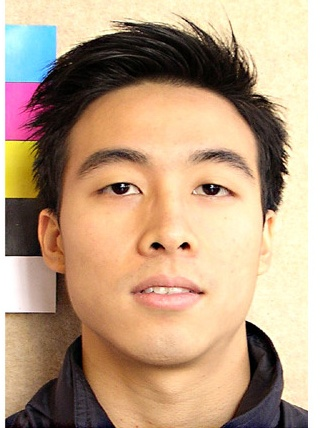
#> input picture im1.jpg, 320 x 428 px, given as the content of the folder C:/Users/Manav Ahuja/Downloads/Faces/, which was not available
$ python facetrained.py
#> lines starting #> are read from the running program, lines starting #| are printed output that depends on the picture; after the words box and inside, x2 and y2 are one past the last pixel; in counts of white or black regions, pixels touching at a corner belong together; pictures that were not available may be replaced by others from this repository, and a replacement may not be noted
import cv2
import numpy as np
from os import listdir
from os.path import isfile, join

data_path = 'C:/Users/Manav Ahuja/Downloads/Faces/'
onlyfiles = [f for f in listdir(data_path) if isfile(join(data_path, f))]

training_data, Labels = [], []
for i, files in enumerate(onlyfiles):
    image_path = data_path + onlyfiles[i]
    images = cv2.imread(image_path, cv2.IMREAD_GRAYSCALE)
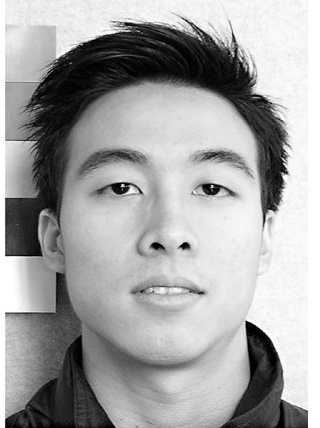
#> images: shape (428, 320); min 0, max 255, mean 164.2
#> further down, frame is the input picture: shape (428, 320, 3); mean B, G, R 130.4, 158.8, 187.2
    training_data.append(np.asarray(images, dtype=np.uint8))
    Labels.append(i)

Labels = np.asarray(Labels, dtype=np.int32)

model = cv2.face.LBPHFaceRecognizer_create()
model.train(np.asarray(training_data), np.asarray(Labels))

print("Model Training has Completed!!!")

face_classifier = cv2.CascadeClassifier('C:/Users/Manav Ahuja/AppData/Local/Programs/Python/Python35/Lib/site-packages/cv2/data/haarcascade_frontalface_default.xml')
def face_detector(img, size = 0.5):
#> called with size = 0.5
    gray = cv2.cvtColor(img, cv2.COLOR_BGR2GRAY)
    faces = face_classifier.detectMultiScale(gray, 1.3, 5)
#> faces = [[43, 88, 247, 247]]

    if faces is():
        return img, []


    for(x,y,w,h) in faces:
        cv2.rectangle(img, (x, y), (x+w, y+h), (0, 255, 255), 2)
        roi = img[y:y+h, x:x+w]
        roi = cv2.resize(roi, (200, 200))
#> this loop made 1 pass
#> pass 1, in face_detector, `roi = img[y:y+h, x:x+w]`:
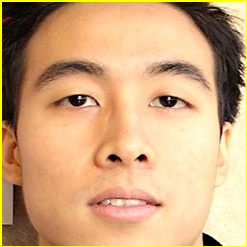
#> roi: shape (247, 247, 3); mean B, G, R 124.2, 166.6, 207.2
#> pass 1, in face_detector, `roi = cv2.resize(roi, (200, 200))`:
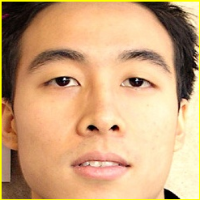
#> roi: shape (200, 200, 3); mean B, G, R 124, 166.6, 207.1
#> after the loop:
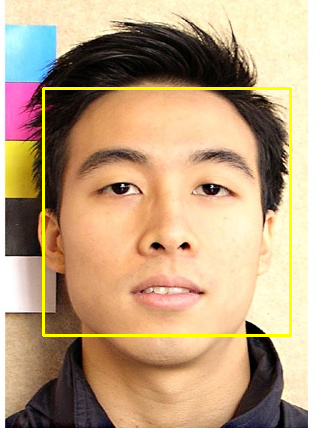
#> img: shape (428, 320, 3); 2.16% of pixels changed, all inside (x1, y1, x2, y2) = (42, 87, 292, 337)
    return img, roi

cap = cv2.VideoCapture(0)
while True:
    ret, frame = cap.read()

    image, face = face_detector(frame)

    try:
        face = cv2.cvtColor(face, cv2.COLOR_BGR2GRAY)
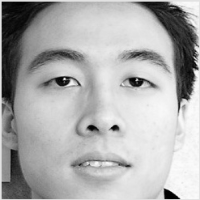
#> face: shape (200, 200); min 0, max 252, mean 173.9
        result = model.predict(face)
#> result = (0, 62.91)

        if result[1] < 500:
            confidence = int(100*(1-(result[1])/300))
#> confidence = 79
            display_string = str(confidence) + '% Confidence it is user'
#> display_string = '79% Confidence it is user'
            cv2.putText(image, display_string, (100, 120), cv2.FONT_HERSHEY_COMPLEX, 1, (250, 120, 255), 2)
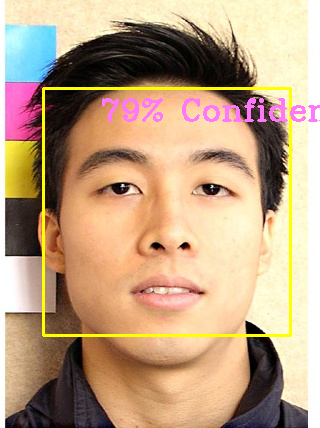
#> image: shape (428, 320, 3); 1.38% of pixels changed, all inside (x1, y1, x2, y2) = (102, 98, 320, 122)

        if confidence > 80:
            cv2.putText(image, "Unlocked", (250, 450), cv2.FONT_HERSHEY_COMPLEX, 1, (0, 255, 0), 2)
            cv2.imshow('Face Cropper', image)

        else:
            cv2.putText(image, "Locked", (250, 450), cv2.FONT_HERSHEY_COMPLEX, 1, (0, 0, 255), 2)
            cv2.imshow('Face Cropper', image)

    except:
        cv2.putText(image, "Face Not Found", (250, 450), cv2.FONT_HERSHEY_COMPLEX, 1, (255, 0, 0), 2)
        cv2.imshow('Face Cropper', image)
        pass
    if cv2.waitKey(1) == 13:
#> (key Esc is pressed here)
        break

cap.release()
cv2.destroyAllWindows()
